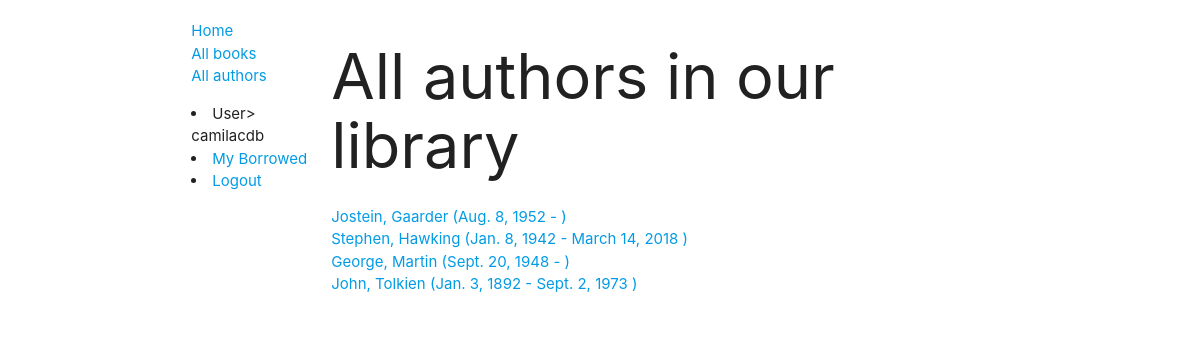
Screenshot of /catalog/authors/ (signed in) with the database file from the repository.
### catalog/models.py (models this page shows, shortened)
class Author(models.Model):
    first_name = models.CharField(max_length=100)
    last_name = models.CharField(max_length=100)
    date_of_birth = models.DateField('birth', null=True, blank=True)
    date_of_death = models.DateField('died', null=True, blank=True)
    class Meta:
        ordering = ['last_name', 'first_name']
        permissions = (('can_alter_author', 'Change author properties'),)
    def get_absolute_url(self):
        return reverse('author-detail', args=[str(self.id)])

### catalog/views.py (the view)
# urls.py: path('authors/', views.AuthorListView.as_view(), name='authors'),
class AuthorListView(generic.ListView):
    model = Author
    paginate_by = 10

### catalog/templates/catalog/author_list.html
{% extends "base_generic.html" %}
{% block content %}
    <h1>All authors in our library</h1>
    {% if author_list %}
        <ul>
            {% for author in author_list %}
            <li>
                <a href="{{ author.get_absolute_url }}">
                {{ author.first_name }}, {{ author.last_name }} ({{ author.date_of_birth }} - {% if author.date_of_death %} {{ author.date_of_death }} {% endif %})
                </a>
            </li>
            {% endfor %}
        </ul>
    {% else %}
        <p>There are no authors in this library.</p>
    {% endif %}
{% endblock %}

### catalog/templates/base_generic.html (shortened to what this page needs)
<!DOCTYPE html>
<html lang="en">
<head>
    {% load static %}
    <link rel="stylesheet" href="{% static 'css/styles.css' %}">
    <link type="text/css" rel="stylesheet" href="{% static 'css/materialize.css' %}" media="screen,projection">
</head>
<body>
    <div class="container">
        <div class="row">
            <div class="col s2">
                {% block sidebar %}
                    <ul class="sidebar-nav">
                        <li><a href="{% url 'index' %}">Home</a></li>
                        <li><a href="{% url 'books' %}">All books</a></li>
                        <li><a href="{% url 'authors' %}">All authors</a></li>
                    </ul>
                    {% if user.is_authenticated %}
                        <li>User> {{ user.get_username }}</li>
                        <li><a href="{% url 'my-borrowed' %}">My Borrowed</a></li>
                        <li><a href="{% url 'logout' %}?next={{ request.path }}">Logout</a></li>
                    {% else %}
                        <li><a href="{% url 'login' %}?next={{ request.path }}">Login</a></li>
                    {% endif %}
                {%  endblock %}
            </div>
            <div class="col s10">
                {% block content %}{% endblock %}
            </div>
        </div>
    </div>
</body>
</html>

### catalog/static/css/styles.css (style rules this page uses)
.sidebar-nav { margin-top: 20px; padding: 0; list-style: none; }

### rows the page displays
Author: first_name "Jostein", last_name "Gaarder", date_of_birth "Aug. 8, 1952"
Author: first_name "Stephen", last_name "Hawking", date_of_birth "Jan. 8, 1942", date_of_death "March 14, 2018"
Author: first_name "George", last_name "Martin", date_of_birth "Sept. 20, 1948"
Author: first_name "John", last_name "Tolkien", date_of_birth "Jan. 3, 1892", date_of_death "Sept. 2, 1973"

### other values shown
{{ user.get_username }} "camilacdb"
